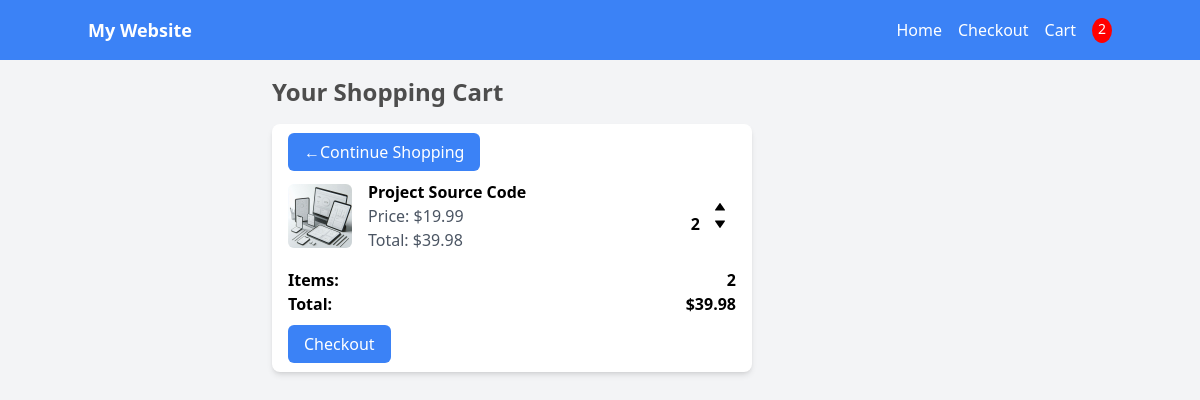
The page /cart/ (signed in) on the database as committed earlier.
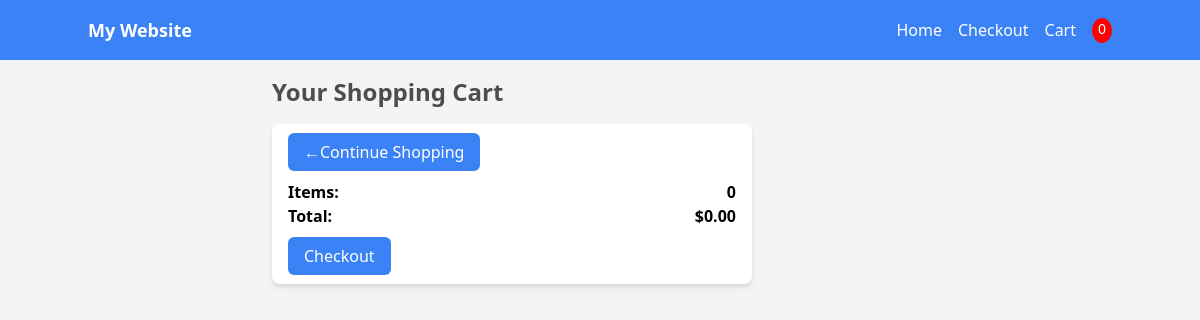
The same page on the database as committed later.
### store/models.py (models this page shows, shortened)
class OrderItem(models.Model):
    product= models.ForeignKey(Product, on_delete=models.SET_NULL, blank=True, null=True)
    order= models.ForeignKey(Order, on_delete=models.SET_NULL, blank=True, null=True)
    quantity= models.IntegerField(default=0, null=True, blank=True)
    date_added= models.DateTimeField(auto_now_add=True)
    @property
    def get_total(self):
        total= self.product.price * self.quantity
        return total

class Product(models.Model):
    name= models.CharField(max_length=200, null=True)
    price= models.DecimalField(max_digits=7, decimal_places=2)
    digital=models.BooleanField(default=False, null=True, blank=False)
    image= models.ImageField(null=True, blank=True)
    @property
    def imageURL(self):
        try:
            url= self.image.url
        except:
            url= ''
        return url

class Order(models.Model):
    customer= models.ForeignKey(Customer, on_delete=models.SET_NULL,blank=True,null=True)
    date_ordered=models.DateTimeField(auto_now_add=True)
    complete= models.BooleanField(default=False,null=True,blank=False)
    transaction_id= models.CharField(max_length=200, null=True)
    @property
    def get_cart_total(self):
        orderitems= self.orderitem_set.all()
        total= sum([item.get_total for item in orderitems])
        return total
    @property
    def get_cart_items(self):
        orderitems= self.orderitem_set.all()
        total=sum([item.quantity for item in orderitems])
        return total

### store/views.py (the view)
# urls.py: path('cart/',views.cart,name="cart"),
def cart(request):
    data = cartData(request)
    cartItems = data['cartItems']
    order = data['order']
    items = data['items']
    context={'items':items, 'order':order, 'cartItems': cartItems}
    return render(request, 'store/cart.html', context)

### store/utils.py (called while the page is built)
def cartData(request):
    user = request.user #set user to authenticated user or AnonymousUser
    if request.user.is_authenticated:
        customer= request.user.customer
        order, created= Order.objects.get_or_create(customer=customer, complete=False)
        items= order.orderitem_set.all()
        cartItems = order.get_cart_items
    else:
        cookieData = cookieCart(request)
        cartItems = cookieData['cartItems']
        order = cookieData['order']
        items = cookieData['items']
    return{'cartItems': cartItems, 'order': order, 'items': items, 'user': user}

### store/templates/store/cart.html
{% extends 'store/main.html' %}
{% load static %}
{% block content %}
<div class="w-1/2 mx-auto flex flex-col">
        <body class="bg-gray-100">
          <div class="container mx-auto p-4">
            <h1 class="text-2xl font-semibold mb-4">Your Shopping Cart</h1>
            <div class="bg-white rounded-lg shadow-md p-4">
              <div class="mb-4">
                <a href="{% url 'store'%}"
                  class="mt-4 bg-blue-500 text-white px-4 py-2 rounded-md hover:bg-blue-600 mb-4">
                  &#x2190;Continue Shopping
                </a>
              </div>
              {% for item in items %}
              <div class="flex items-center justify-between mb-4">
                <div class="flex items-center space-x-4">
                  <img src="{{item.product.imageURL}}" alt="Product 1" class="w-16 h-16 rounded-md">
                  <div style="flex:1">
                    <p class="font-semibold">{{item.product.name}}</p>
                    <p class="text-gray-600">Price: ${{item.product.price|floatformat:2}}</p>
                    <p class="text-gray-600">Total: ${{item.get_total|floatformat:2}}</p>
                  </div>
                </div>
                <div>
                  <p class="quantity">{{item.quantity}}</p>
                  <div class="quantity">
                    <img src="{% static 'images/up-arrow.svg' %}" data-product="{{item.product.id}}" data-action="add" class="chg-quantity update-cart">
                    <img src="{% static 'images/down-arrow.svg' %}" data-product="{{item.product.id}}" data-action="remove" class="chg-quantity update-cart">
                  </div>
                </div>
              </div>
              {% endfor %}
              <div class="flex justify-between">
                <p class="font-semibold">Items:</p>
                <p class="font-semibold">{{order.get_cart_items}}</p>
              </div>
              <div class="flex justify-between">
                <p class="font-semibold">Total:</p>
                <p class="font-semibold">${{order.get_cart_total|floatformat:2}}</p>
              </div>
              <div class="mt-4">
                <a href="{% url 'checkout' %}"
                  class="mt-4 bg-blue-500 text-white px-4 py-2 rounded-md hover:bg-blue-600">Checkout</a>
              </div>
            </div>
          </div>
          </div>
{% endblock content %}

Rows that differ between the two databases and show on the page:
removed OrderItem: product.imageURL (picture), product.name "Project Source Code", product.price "19.99", get_total "39.98", quantity "2"
removed Order: get_cart_items "2", get_cart_total "39.98"
added Order: get_cart_items "0", get_cart_total "0.00"
Other text that changed with them:
{{ cartItems }}: "2" → "0"
